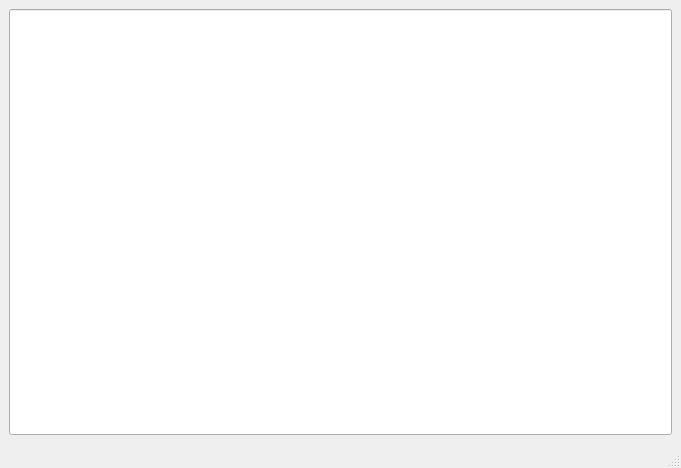
<?xml version="1.0" encoding="UTF-8"?>
<ui version="4.0">
 <class>Antimat</class>
 <widget class="QMainWindow" name="Antimat">
  <property name="geometry">
   <rect>
    <x>0</x>
    <y>0</y>
    <width>681</width>
    <height>468</height>
   </rect>
  </property>
  <property name="minimumSize">
   <size>
    <width>300</width>
    <height>270</height>
   </size>
  </property>
  <property name="windowTitle">
   <string>Antimat</string>
  </property>
  <widget class="QWidget" name="centralwidget">
   <layout class="QVBoxLayout" name="verticalLayout">
    <item>
     <widget class="QLineEdit" name="e_input">
      <property name="enabled">
       <bool>true</bool>
      </property>
      <property name="sizePolicy">
       <sizepolicy hsizetype="Preferred" vsizetype="Preferred">
        <horstretch>0</horstretch>
        <verstretch>0</verstretch>
       </sizepolicy>
      </property>
      <property name="minimumSize">
       <size>
        <width>0</width>
        <height>130</height>
       </size>
      </property>
      <property name="font">
       <font>
        <pointsize>20</pointsize>
       </font>
      </property>
      <property name="alignment">
       <set>Qt::AlignBottom|Qt::AlignLeading|Qt::AlignLeft</set>
      </property>
     </widget>
    </item>
   </layout>
  </widget>
  <widget class="QStatusBar" name="statusbar">
   <property name="font">
    <font>
     <pointsize>12</pointsize>
    </font>
   </property>
  </widget>
 </widget>
 <resources/>
 <connections/>
</ui>
